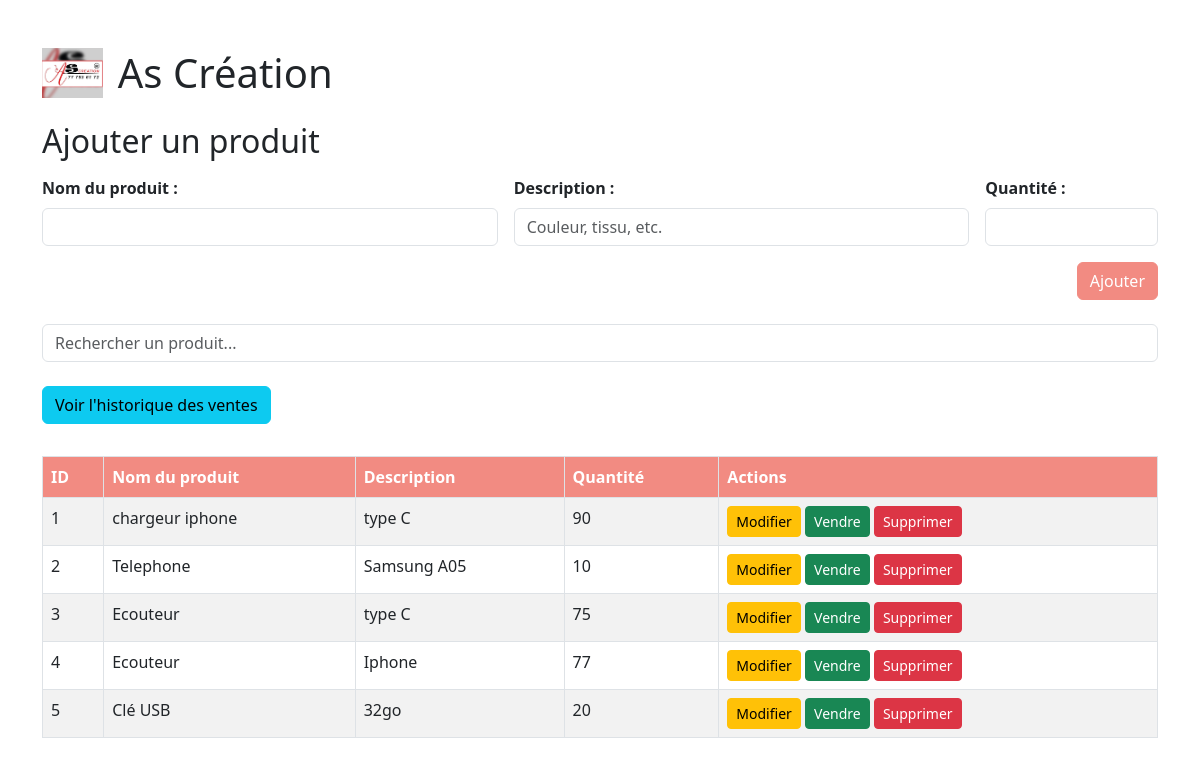
The page / on the database its author committed.
### app.py (models this page shows)
class Produit(db.Model):
    id = db.Column(db.Integer, primary_key=True)
    nom = db.Column(db.String(100), nullable=False)
    description = db.Column(db.String(300), nullable=True)
    quantite = db.Column(db.Integer, nullable=False)

### app.py (the view)
@app.route('/')
def index():
    produits = Produit.query.all()
    produits_rupture = Produit.query.filter(Produit.quantite == 0).all()
    return render_template('index.html', stock=produits, ruptures=produits_rupture)

### templates/index.html (shortened to what this page needs)
<!DOCTYPE html>
<html lang="fr">
<head>
  <link href="https://cdn.jsdelivr.net/npm/bootstrap@5.3.0/dist/css/bootstrap.min.css" rel="stylesheet" />
</head>
<body>
  <div class="container my-5">
    <div class="d-flex align-items-center mb-4">
      <img src="{{ url_for('static', filename='logoas.jpg') }}" alt="Logo" style="height: 50px; margin-right: 15px;">
      <h1 class="mb-0">As Création</h1>
    </div>
    <h2 class="mb-3">Ajouter un produit</h2>
    <form method="POST" action="/ajouter" class="row g-3 mb-4">
      <div class="col-md-5">
        <label for="nom" class="form-label">Nom du produit :</label>
        <input type="text" class="form-control" id="nom" name="nom" required />
      </div>
      <div class="col-md-5">
        <label for="description" class="form-label">Description :</label>
        <input type="text" class="form-control" id="description" name="description" placeholder="Couleur, tissu, etc." />
      </div>
      <div class="col-md-2">
        <label for="quantite" class="form-label">Quantité :</label>
        <input type="number" class="form-control" id="quantite" name="quantite" required min="1" />
      </div>
      <div class="col-12 d-flex justify-content-end">
        <button type="submit" class="btn btn-ajouter">Ajouter</button>
      </div>
    </form>
    <div class="mb-4">
      <input type="text" id="searchInput" class="form-control" placeholder="Rechercher un produit...">
    </div>
    <a href="{{ url_for('historique') }}" class="btn btn-info mb-3">Voir l'historique des ventes</a>
    <table class="table table-striped table-bordered" id="produitTable">
      <thead>
        <tr>
          <th>ID</th>
          <th>Nom du produit</th>
          <th>Description</th>
          <th>Quantité</th>
          <th>Actions</th>
        </tr>
      </thead>
      <tbody>
        {% for item in stock %}
        <tr>
          <td>{{ item.id }}</td>
          <td>{{ item.nom }}</td>
          <td>{{ item.description }}</td>
          <td>
            {% if item.quantite == 0 %}
              <span class="badge bg-danger">Rupture</span>
            {% else %}
              {{ item.quantite }}
            {% endif %}
           </td>
          <td>
            <a href="{{ url_for('modifier', id=item.id) }}" class="btn btn-warning btn-sm">Modifier</a>
            <a href="{{ url_for('vendre', id=item.id) }}" class="btn btn-success btn-sm">Vendre</a>
            <form action="{{ url_for('supprimer', id=item.id) }}" method="post" style="display:inline;">
              <button type="submit" class="btn btn-danger btn-sm" onclick="return confirm('Supprimer ce produit ?')">Supprimer</button>
            </form>
          </td>
        </tr>
        {% endfor %}
      </tbody>
    </table>
  </div>
</body>
</html>

### templates/index.html (style rules this page uses)
.table thead th { background-color: #f28b82 !important; color: white !important; }
.btn-ajouter { background-color: #f28b82 !important; border-color: #f28b82 !important; color: white !important; }
form label.form-label { font-weight: bold; }

### rows shown on the page
Produit: id "1", nom "chargeur iphone", description "type C", quantite "90"
Produit: id "2", nom "Telephone", description "Samsung A05", quantite "10"
Produit: id "3", nom "Ecouteur", description "type C", quantite "75"
Produit: id "4", nom "Ecouteur", description "Iphone", quantite "77"
Produit: id "5", nom "Clé USB", description "32go", quantite "20"
